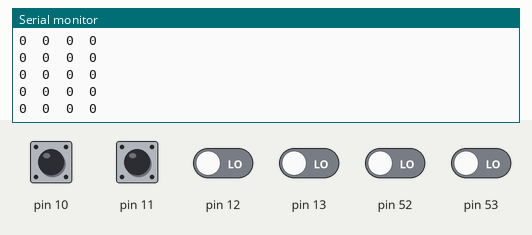
This sketch was run on a simulated Arduino Mega 2560, built with avr-gcc and run on an emulated ATmega2560. Shown: the last lines printed to the serial monitor. Inputs (shaded band) come from the test bench; at power-on: pin 10–13, pin 52, pin 53 LOW.

Above: at 1.2 s.
1.3 s: pin 10 pulsed HIGH 2 times (0.12 s each, 0.3 s apart)
At 2.4 s:
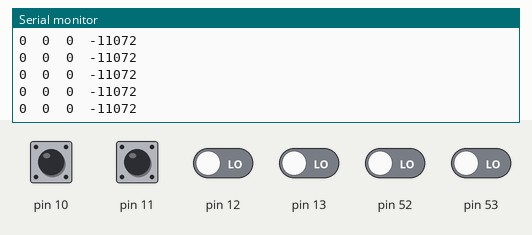
4.9 s: pin 11 pulsed HIGH 2 times (0.12 s each, 0.3 s apart)
At 6.0 s:
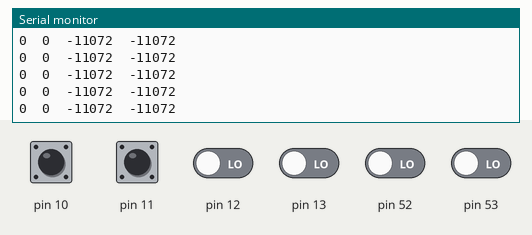

The sketch:

pwm_interrupt.ino
```cpp
byte last_ch[7];
int rx_ch[7];
unsigned long timer[7];
void setup() {
  PCICR|=(1<<PCIE0);// pin change interrupt for DIGITAL PINS ON MEGA 50-53 10-13
 // PCICR|=(1<<PCIE1);// pin change interrupt for DIGITAL PINS ON MEGA
  PCMSK0=0b11110011;//enables interrupt for digital pins 10 11 12 13 52 53
  //PCMSK1=0b00000110;//enables interrupt for digital pins 14 15
  Serial.begin(9600);
}

void loop() {
  Serial.print(rx_ch[1]);
  Serial.print("  ");
  Serial.print(rx_ch[2]);
  Serial.print("  ");
  Serial.print(rx_ch[3]);
  Serial.print("  ");
  Serial.println(rx_ch[4]);
  /*Serial.print("  ");
  Serial.print(rx_ch[5]);
  Serial.print("  ");
  Serial.println(rx_ch[6]);/**/}
ISR(PCINT0_vect){
  ///////////////////channel 1 /////////////////////
  if(last_ch[1]==0 && (PINB & 0b10000000))           //checking state of digital pin 13
  {
    last_ch[1]=1;
    timer[1]=micros();
    }
 else if(last_ch[1]==1 && !(PINB & 0b10000000))
  {
    last_ch[1]=0;
    rx_ch[1]=micros()-timer[1];
   }
   ///////////////////channel 2 ////////////////////
  if(last_ch[2]==0 && (PINB & 0b01000000))           //checking state of digital pin 14
  {
    last_ch[2]=1;
    timer[2]=micros();
    }
  else if(last_ch[2]==1 && !(PINB & 0b01000000))
  {
    last_ch[2]=0;
    rx_ch[2]=micros()-timer[2];
   }
    ///////////////////channel 3 /////////////////////
  if(last_ch[3]==0 && (PINB & 0b00100000))           //checking state of digital pin 11
  {
    last_ch[3]=1;
    timer[3]=micros();
    }
  else if(last_ch[3]==1 && !(PINB & 0b00100000))
  {
    last_ch[3]=0;
    rx_ch[3]=micros()-timer[3];
   }
    ///////////////////channel 4 /////////////////////
  if(last_ch[4]==0 && (PINB & 0b00010000))           //checking state of digital pin 10
  {
    last_ch[4]=1;
    timer[4]=micros();
    }
  else if(last_ch[4]==1 && !(PINB & 0b00010000))
  {
    last_ch[4]=0;
    rx_ch[4]=micros()-timer[4];
   }
    ///////////////////channel 5 /////////////////////
  if(last_ch[5]==0 && (PINB & 0b00000010))           //checking state of digital pin 52
  {
    last_ch[5]=1;
    timer[5]=micros();
    }
 else if(last_ch[5]==1 && !(PINB & 0b00000010))
  {
    last_ch[5]=0;
    rx_ch[5]=micros()-timer[5];
   }
    ///////////////////channel 6 /////////////////////
  if(last_ch[6]==0 && (PINB & 0b00000001))           //checking state of digital pin 53
  {
    last_ch[6]=1;
    timer[6]=micros();
    }
  else if(last_ch[6]==1 && !(PINB & 0b00000001))
  {
    last_ch[6]=0;
    rx_ch[6]=micros()-timer[6];
   }

  }
```

Measured:
- after the input at 1.3 s, the serial monitor: prints a new line after 0.19 s (image 1)
- after the input at 4.9 s, the serial monitor: prints a new line after 0.19 s (image 2)
